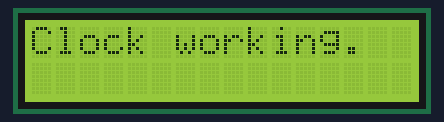
Bench run of a sketch on a simulated Arduino Uno, built with avr-gcc and run on an emulated ATmega328P. Shown: 16×2 character LCD. The local clock reads 2024-03-15 10:24:30 at power-on unless the sketch sets it.

Above: at 0.1 s.
At 0.6 s:
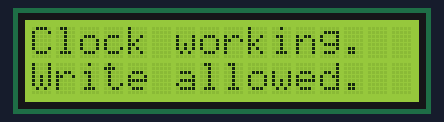
At 2.7 s:
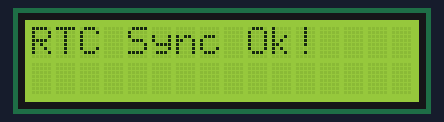
At 4.7 s:
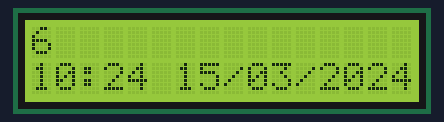
At 30.7 s:
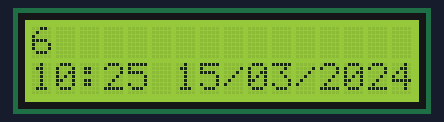

The sketch:

C_digo_Robusto.ino
```cpp
#include <Wire.h>
#include <LiquidCrystal_I2C.h>
#include <DS1302RTC.h>
#include <Time.h>
#include <TimeLib.h>
#include <string.h>

#define LCD_ADDR 0x3f
#define LCD_COLUMNS 16
#define LCD_ROWS 2

#define RTC_RST 4
#define RTC_DAT 3
#define RTC_CLK 2

// Init the DS1302
// Set pins:  RST, DAT, CLK
DS1302RTC RTC(RTC_RST, RTC_DAT, RTC_CLK);

// Init the LCD
LiquidCrystal_I2C lcd(LCD_ADDR, LCD_COLUMNS, LCD_ROWS);

const static char* WeekDays[] =
{
  "Monday",
  "Tuesday",
  "Wednesday",
  "Thrusday",
  "Friday",
  "Saturday",
  "Sunday"
};

void setup() {
  lcd.init();       // initialize the lcd
  lcd.backlight();  // open the backlight

  // Clock runing? If not set time.
  //  RTC.haltRTC(true); true - running
  if (RTC.haltRTC()) {
    lcd.print("Clock stopped!");
    //setTime(22, 29, 00, 02, 03, 2019);
    //setTime(hour,minute,second,day,month,year);
    RTC.set(now());

    // Automatically sets the time when the code is compiled
    AutoSetBuildTime();
    RTC.haltRTC(false);
  } else
    lcd.print("Clock working.");

  delay(500);

  lcd.setCursor(0, 1);
  if (RTC.writeEN())
    lcd.print("Write allowed.");
  else
    lcd.print("Write protected.");

  delay(2000);

  // Setup time library
  lcd.clear();
  lcd.print("RTC Sync");
  setSyncProvider(RTC.get);  // the function to get the time from the RTC

  if (timeStatus() == timeSet)
    lcd.print(" Ok!");
  else
    lcd.print(" FAIL!");

  delay(2000);

  lcd.clear();
}

void loop() {
  static int sday = 0;  // Saved day number for change check

  // Display time centered on the upper line
  lcd.setCursor(0, 1);
  print2digits(hour());
  lcd.print(":");
  print2digits(minute());


  if (sday != day()) {
    // Display abbreviated Day-of-Week in the lower left corner
    lcd.setCursor(0, 0);
    lcd.print(weekday());

    // Display date in the lower right corner
    lcd.setCursor(5, 1);
    lcd.print(" ");
    print2digits(day());
    lcd.print("/");
    print2digits(month());
    lcd.print("/");
    lcd.print(year());
  }
  // Warning!
  if (timeStatus() != timeSet) {
    lcd.setCursor(0, 1);
    lcd.print(F("RTC ERROR: SYNC!"));
  }

  // Save day number
  sday = day();

  // Wait small time before repeating :)
  delay(100);
}


// Automatically sets the time when the code is compiled //
void AutoSetBuildTime() {
  char input[] = __TIME__ " " __DATE__;  //Input
  String H, M, S, D, N, Y;               // Output
  const char del[] = " :,";              //Delimiters
  char *token;
  int i = 0;
  char *array[6];  // Number of variables to save
  int Hi, Mi, Si, Di, Ni, Yi;

  token = strtok(input, del);
  while (token != NULL)  //splitted
  {
    array[i++] = token;
    token = strtok(NULL, del);
  }
  H = array[0];
  Hi = H.toInt();
  M = array[1];
  Mi = M.toInt();
  S = array[2];
  Si = S.toInt();
  D = array[4];
  Di = D.toInt();
  N = array[3];  // month to number
  if (N == "Jan")
    Ni = 1;
  else if (N == "Feb")
    Ni = 2;
  else if (N == "Mar")
    Ni = 3;
  else if (N == "Apr")
    Ni = 4;
  else if (N == "May")
    Ni = 5;
  else if (N == "Jun")
    Ni = 6;
  else if (N == "Jul")
    Ni = 7;
  else if (N == "Aug")
    Ni = 8;
  else if (N == "Sep")
    Ni = 9;
  else if (N == "Oct")
    Ni = 10;
  else if (N == "Nov")
    Ni = 11;
  else if (N = "Dec")
    Ni = 12;
  Y = array[5];
  Yi = Y.toInt();
  setTime(Hi, Mi, Si, Di, Ni, Yi);
  RTC.set(now());
}


//Prints alway two digits to display (00)
void print2digits(int number) {
  if (number >= 0 && number < 10) {
    lcd.write('0');
  }
  lcd.print(number);
}
```

Measured:
- what the display in image 1 shows lasts 2.0 s, from 0.6 s to 2.6 s
- what the display in image 3 shows lasts 26.0 s, from 4.6 s to 30.6 s
